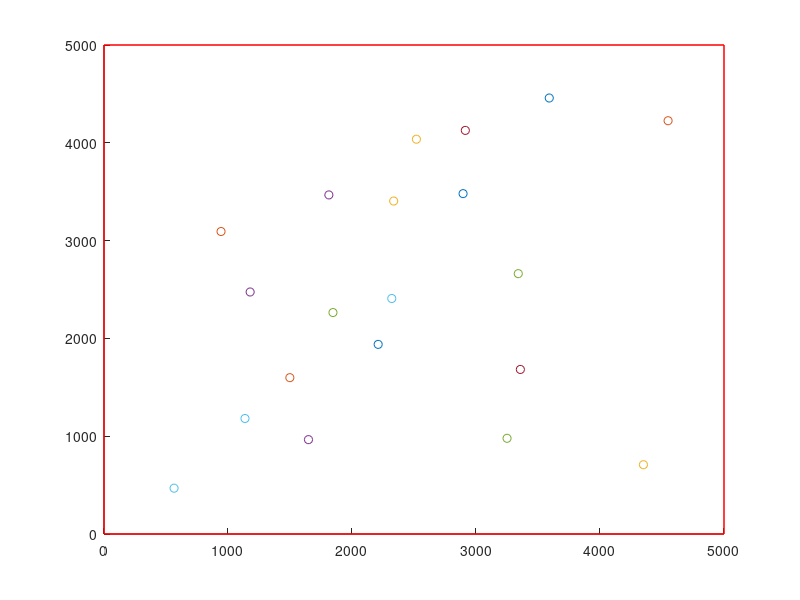

Recreate this plot in MATLAB. (Note: this script raises an error after producing the figure.)
%% Generate wells
% 10ft of screen length for every 100 gpm
% 3.048 m                         545 m^3/day

Q_tot = 0;
wells = [];
while Q_tot < 5000
    while true
        xw = 400 + (4600 - 400)*rand;
        yw = 400 + (4600 - 400)*rand;
        if isempty(wells)
            break;
        else
            mindst = min(sqrt((wells(:,1) - xw).^2 + (wells(:,2) - yw).^2));
            if mindst > 400
                break;
            end
        end
    end
    
    qw = 100 + (500 - 100)*rand;
    slw = 10 + (100-10)*rand;
    r = (250 - slw)*rand;
    bw = -270 + r;
    tw = bw + slw;
    wells = [wells;xw yw tw bw -qw];
    Q_tot = Q_tot + qw;
end
wells(:,5) = wells(:,5).*(-5000/sum(wells(:,5)));
%% write wells to file
fid = fopen('wells_box3d.npsat','w');
fprintf(fid,'%d\n', size(wells,1));
fprintf(fid,'%f %f %f %f %f\n',wells');
fclose(fid);
%% Plot example
% domain
clf 
hold on
plot3([0 5000 5000 0 0],[0 0 5000 5000 0],[-270 -270 -270 -270 -270],'r')
plot3([0 5000 5000 0 0],[0 0 5000 5000 0],[30 30 30 30 30],'r')
plot3([0 0],[0 0],[-270 30],'r')
plot3([5000 5000],[0 0],[-270 30],'r')
plot3([5000 5000],[5000 5000],[-270 30],'r')
plot3([0 0],[5000 5000],[-270 30],'r')
% wells

for ii = 1:size(wells,1)
    plot3([wells(ii,1) wells(ii,1)], [wells(ii,2) wells(ii,2)],[wells(ii,3) wells(ii,4)],'o-')
end
%% define BC polygon on top
bc_poly = ginput(7);
[x2, y2] = poly2ccw(bc(:,1), bc(:,2));
plot3(bc_poly(:,1),bc_poly(:,2), 30*ones(7,1),'g')
%% list the coordinates
fprintf('%.2f %.2f\n', [x2 y2]')
%% one bc_poly example
bc_poly = [...
2506.15 2561.50;...
2709.10 2869.00;...
2819.80 2715.25;...
2616.85 1851.11;...
2034.24 2002.39;...
1930.73 1795.38;...
1731.69 1779.46];
%% left side boundary interpolation function
x = [-10:250:5250];
H(1,:) = 25*(0.3*([1:22].^2.1)/600+1);
EL(1,:) = -30*(0.7*([1:22]/22+1));
H(2,:) = 20*(0.3*([1:22].^2.1)/600+1);
EL(2,:) = -70*(0.7*([1:22]/22+1));
H(3,:) = 10*(0.3*([1:22].^2.1)/600+1);
EL(3,:) = -200*(0.5*([1:22]/22+1));
H(4,:) = 5*(0.3*([1:22].^2.1)/600+1);

bc_left = [cumsum([0 diff(x)])' H(1,:)' EL(1,:)' H(2,:)' EL(2,:)' H(3,:)' EL(3,:)' H(4,:)'];
%%
clf
hold on
EL(1,:) = -30*(0.7*([1:21]/21+1));
EL(2,:) = -70*(0.7*([1:21]/21+1));
EL(3,:) = -200*(0.5*([1:21]/21+1));
plot(x,EL(1,:),'b')
plot(x,EL(2,:),'g')
plot(x,EL(3,:),'r')
%% write left boundary to file
fid = fopen('box3d_leftv1.npsat','w');
fprintf(fid, 'SCATTERED\n');
fprintf(fid, 'VERT\n');
fprintf(fid, 'STRATIFIED\n');
fprintf(fid, '%d %d\n', [size(bc_left,1) 7]);
fprintf(fid, '%f %f %f %f %f %f %f %f\n',bc_left');
fclose(fid);
%% right side boundary
bc_right = [cumsum([0 diff(x)])' [40*(0.4*([1:22].^2.1)/600+1)]'];
fid = fopen('box3d_rightv1.npsat','w');
fprintf(fid, 'SCATTERED\n');
fprintf(fid, 'VERT\n');
fprintf(fid, 'SIMPLE\n');
fprintf(fid, '%d %d\n', [size(bc_right,1) 1]);
fprintf(fid, '%f %f\n',bc_right');
fclose(fid);
%% Test 4
% x y v
bc_pline = [...
2500 0 40;...
4000 0 30;...
5000 0 20;...
5000 1500 30;...
5000 2500 50 ...
];
%% write boundary line function file
fid = fopen('box3d_bnd_lines.npsat', 'w');
fprintf(fid, 'BOUNDARY_LINE\n');
fprintf(fid, '%d %d %f\n', [size(bc_pline,1) 1, 1.0]);
fprintf(fid, '%f %f %f\n', bc_pline');
fclose(fid);


